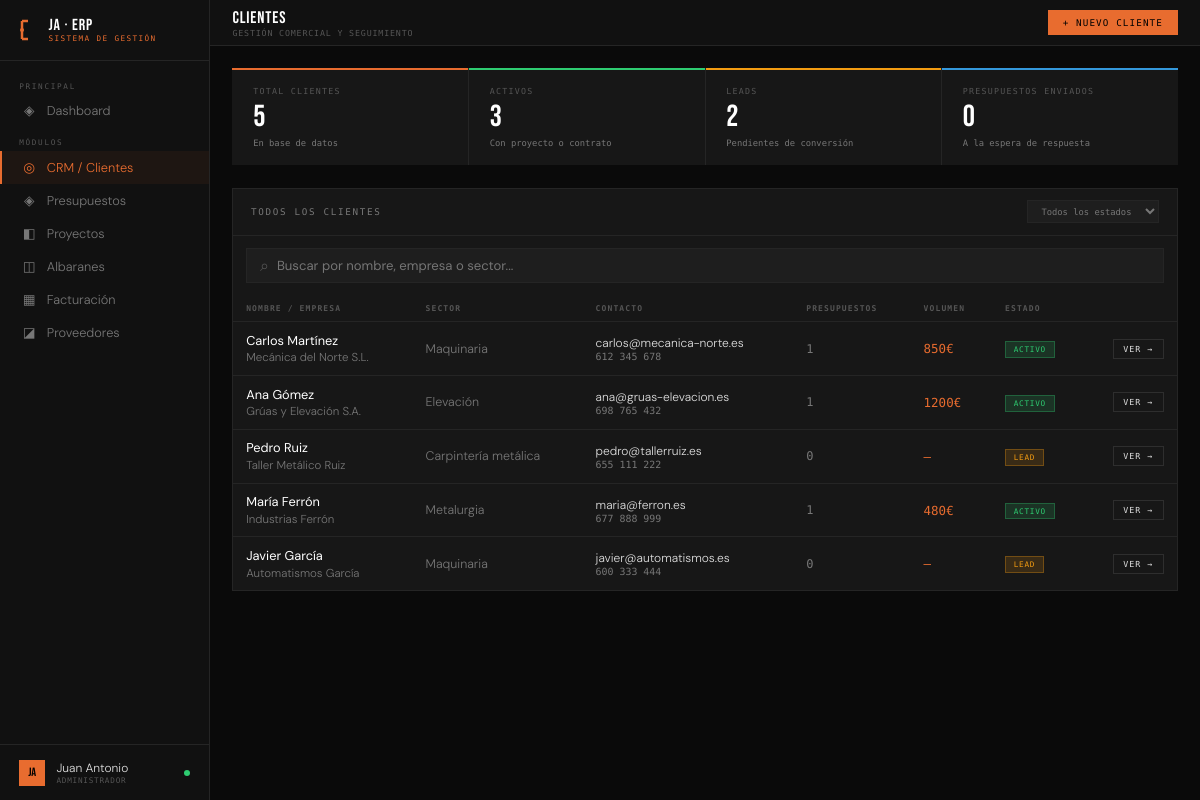
Screenshot of /clientes with the database file from the repository.
### tables this page shows
CREATE TABLE clientes (
        id INTEGER PRIMARY KEY AUTOINCREMENT,
        nombre TEXT NOT NULL, empresa TEXT, email TEXT, telefono TEXT,
        sector TEXT, estado TEXT DEFAULT 'lead', notas TEXT,
        fecha_alta TEXT DEFAULT CURRENT_DATE);

### app.py (the view)
@app.route('/clientes')
def clientes():
    conn = get_db()
    clientes = conn.execute('''SELECT c.*,
        COUNT(DISTINCT p.id) as num_presupuestos,
        COALESCE(SUM(CASE WHEN p.estado='aceptado' THEN p.importe ELSE 0 END),0) as volumen
        FROM clientes c LEFT JOIN presupuestos p ON p.cliente_id=c.id
        GROUP BY c.id ORDER BY c.fecha_alta DESC''').fetchall()
    stats = {
        'total': conn.execute("SELECT COUNT(*) FROM clientes").fetchone()[0],
        'activos': conn.execute("SELECT COUNT(*) FROM clientes WHERE estado='activo'").fetchone()[0],
        'leads': conn.execute("SELECT COUNT(*) FROM clientes WHERE estado='lead'").fetchone()[0],
        'presupuestos_pendientes': conn.execute("SELECT COUNT(*) FROM presupuestos WHERE estado='enviado'").fetchone()[0],
    }
    conn.close()
    return render_template('clientes.html', clientes=clientes, stats=stats)

### app.py (called while the page is built)
def get_db():
    conn = sqlite3.connect(DB)
    conn.row_factory = sqlite3.Row
    return conn

@app.context_processor
def inject_globals():
    return {
        'today': date.today().isoformat(),
        'now': datetime.now().strftime('%b %Y'),
        'request': request,
    }

### templates/clientes.html (shortened to what this page needs)
{% extends "base.html" %}
{% block topbar %}
<div>
  <div class="topbar-title">CLIENTES</div>
  <div class="topbar-sub">Gestión comercial y seguimiento</div>
</div>
<div class="topbar-right">
  <a href="/cliente/nuevo" class="btn btn-primary">+ Nuevo cliente</a>
</div>
{% endblock %}
{% block content %}
<div class="kpi-row">
  <div class="kpi orange">
    <div class="kpi-label">Total clientes</div>
    <div class="kpi-value">{{ stats.total }}</div>
    <div class="kpi-sub">En base de datos</div>
  </div>
  <div class="kpi green">
    <div class="kpi-label">Activos</div>
    <div class="kpi-value">{{ stats.activos }}</div>
    <div class="kpi-sub">Con proyecto o contrato</div>
  </div>
  <div class="kpi yellow">
    <div class="kpi-label">Leads</div>
    <div class="kpi-value">{{ stats.leads }}</div>
    <div class="kpi-sub">Pendientes de conversión</div>
  </div>
  <div class="kpi blue">
    <div class="kpi-label">Presupuestos enviados</div>
    <div class="kpi-value">{{ stats.presupuestos_pendientes }}</div>
    <div class="kpi-sub">A la espera de respuesta</div>
  </div>
</div>
<div class="panel">
  <div class="panel-header">
    <span class="panel-title">Todos los clientes</span>
    <div style="display:flex;gap:.5rem;align-items:center">
      <select onchange="filtrarEstado(this.value)" style="background:var(--card);border:1px solid var(--border);color:var(--muted2);font-family:var(--mono);font-size:.55rem;padding:.3rem .6rem;outline:none;">
        <option value="">Todos los estados</option>
      </select>
    </div>
  </div>
  <div class="search-bar" style="margin:.8rem;width:auto">
    <span style="color:var(--muted)">⌕</span>
    <input type="text" id="buscador" placeholder="Buscar por nombre, empresa o sector..." oninput="filtrar()"/>
  </div>
  <table class="table" id="tabla-clientes">
    <thead>
      <tr>
        <th>Nombre / Empresa</th>
        <th>Sector</th>
        <th>Contacto</th>
        <th>Presupuestos</th>
        <th>Volumen</th>
        <th>Estado</th>
        <th></th>
      </tr>
    </thead>
    <tbody>
      {% for c in clientes %}
      <tr data-estado="{{ c.estado }}" data-search="{{ (c.nombre + ' ' + (c.empresa or '') + ' ' + (c.sector or ''))|lower }}">
        <td>
          <a href="/cliente/{{ c.id }}" style="color:#fff;font-weight:400">{{ c.nombre }}</a>
          {% if c.empresa %}<div style="font-size:.72rem;color:var(--muted2);margin-top:.1rem">{{ c.empresa }}</div>{% endif %}
        </td>
        <td style="color:var(--muted2);font-size:.78rem">{{ c.sector or '—' }}</td>
        <td>
          {% if c.email %}<div style="font-size:.75rem">{{ c.email }}</div>{% endif %}
          {% if c.telefono %}<div style="font-family:var(--mono);font-size:.62rem;color:var(--muted2)">{{ c.telefono }}</div>{% endif %}
        </td>
        <td style="font-family:var(--mono);font-size:.75rem;color:var(--muted2)">{{ c.num_presupuestos }}</td>
        <td style="font-family:var(--mono);font-size:.78rem;color:var(--accent)">
          {% if c.volumen > 0 %}{{ "%.0f"|format(c.volumen) }}€{% else %}—{% endif %}
        </td>
        <td>
          {% if c.estado == 'activo' %}<span class="badge badge-green">Activo</span>
          {% elif c.estado == 'lead' %}<span class="badge badge-yellow">Lead</span>
          {% elif c.estado == 'inactivo' %}<span class="badge badge-muted">Inactivo</span>
          {% endif %}
        </td>
        <td style="text-align:right">
          <a href="/cliente/{{ c.id }}" class="btn btn-sm">Ver →</a>
        </td>
      </tr>
      {% else %}
      <tr><td colspan="7" style="text-align:center;padding:2rem;color:var(--muted);font-family:var(--mono);font-size:.6rem">No hay clientes todavía — <a href="/cliente/nuevo" style="color:var(--accent)">añade el primero</a></td></tr>
      {% endfor %}
    </tbody>
  </table>
</div>
{% endblock %}

### templates/base.html (style rules this page uses)
:root { --bg:#0a0a0a;--surface:#111;--panel:#171717;--card:#1e1e1e; --border:#252525;--border2:#2e2e2e; --accent:#e86c2f;--accent2:#f0a500; --green:#2ecc71;--red:#e74c3c;--blue:#3498db;--yellow:#f39c12; --text:#e0e0e0;--muted:#555;--muted2:#777; --mono:'Share Tech Mono',monospace;--display:'Bebas Neue',sans-serif;--body:'DM Sans',sans-serif; }
*,*::before,*::after { box-sizing:border-box;margin:0;padding:0; }
html,body { height:100%;overflow:hidden; }
body { background:var(--bg);color:var(--text);font-family:var(--body);font-weight:300;display:flex; }
.topbar-title { font-family:var(--display);font-size:1.05rem;letter-spacing:.05em;color:#fff; }
.topbar-sub { font-family:var(--mono);font-size:.52rem;color:var(--muted);letter-spacing:.1em;text-transform:uppercase; }
.topbar-right { margin-left:auto;display:flex;align-items:center;gap:.6rem; }
.btn { font-family:var(--mono);font-size:.58rem;letter-spacing:.12em;text-transform:uppercase;padding:.38rem .85rem;border:1px solid var(--border2);background:transparent;color:var(--muted2);cursor:pointer;transition:all .15s;text-decoration:none;display:inline-block; }
.btn-primary { background:var(--accent);border-color:var(--accent);color:#000; }
.btn-sm { padding:.25rem .6rem;font-size:.52rem; }
.kpi-row { display:grid;grid-template-columns:repeat(4,1fr);gap:1px;background:var(--border);margin-bottom:1.4rem; }
.kpi { background:var(--panel);padding:1.1rem 1.3rem;position:relative;overflow:hidden; }
.kpi::before { content:'';position:absolute;top:0;left:0;right:0;height:2px; }
.kpi.orange::before { background:var(--accent); }
.kpi.green::before { background:var(--green); }
.kpi.blue::before { background:var(--blue); }
.kpi.yellow::before { background:var(--yellow); }
.kpi-label { font-family:var(--mono);font-size:.52rem;letter-spacing:.15em;color:var(--muted);text-transform:uppercase;margin-bottom:.4rem; }
.kpi-value { font-family:var(--display);font-size:1.9rem;color:#fff;line-height:1; }
.kpi-sub { font-family:var(--mono);font-size:.55rem;color:var(--muted2);margin-top:.3rem; }
.panel { background:var(--panel);border:1px solid var(--border);margin-bottom:1.2rem; }
.panel-header { padding:.7rem 1.1rem;border-bottom:1px solid var(--border);display:flex;align-items:center;justify-content:space-between;gap:1rem; }
.panel-title { font-family:var(--mono);font-size:.58rem;letter-spacing:.18em;text-transform:uppercase;color:var(--muted2); }
.table { width:100%;border-collapse:collapse; }
.table th { font-family:var(--mono);font-size:.5rem;letter-spacing:.14em;text-transform:uppercase;color:var(--muted);padding:.5rem .8rem;text-align:left;border-bottom:1px solid var(--border); }
.table td { padding:.6rem .8rem;font-size:.8rem;color:var(--text);border-bottom:1px solid var(--border); }
.table tr:last-child td { border-bottom:none; }
.table a { color:var(--text);text-decoration:none; }
.badge { font-family:var(--mono);font-size:.48rem;letter-spacing:.1em;text-transform:uppercase;padding:.18rem .48rem;display:inline-block; }
.badge-green { background:rgba(46,204,113,.15);color:var(--green);border:1px solid rgba(46,204,113,.3); }
.badge-yellow { background:rgba(243,156,18,.15);color:var(--yellow);border:1px solid rgba(243,156,18,.3); }
.search-bar { display:flex;align-items:center;background:var(--card);border:1px solid var(--border);padding:.38rem .8rem;gap:.5rem; }
.search-bar input { background:transparent;border:none;outline:none;color:var(--text);font-family:var(--body);font-size:.82rem;flex:1; }

### rows the page displays
clientes: nombre "Carlos Martínez", empresa "Mecánica del Norte S.L.", sector "Maquinaria", email "carlos@mecanica-norte.es", telefono "612 345 678", num_presupuestos "1", volumen "850", estado "ACTIVO"
clientes: nombre "Ana Gómez", empresa "Grúas y Elevación S.A.", sector "Elevación", email "ana@gruas-elevacion.es", telefono "698 765 432", num_presupuestos "1", volumen "1200", estado "ACTIVO"
clientes: nombre "Pedro Ruiz", empresa "Taller Metálico Ruiz", sector "Carpintería metálica", email "pedro@tallerruiz.es", telefono "655 111 222", num_presupuestos "0", estado "LEAD"
clientes: nombre "María Ferrón", empresa "Industrias Ferrón", sector "Metalurgia", email "maria@ferron.es", telefono "677 888 999", num_presupuestos "1", volumen "480", estado "ACTIVO"
clientes: nombre "Javier García", empresa "Automatismos García", sector "Maquinaria", email "javier@automatismos.es", telefono "600 333 444", num_presupuestos "0", estado "LEAD"

### other values shown
{{ stats.total }} "5"
{{ stats.activos }} "3"
{{ stats.leads }} "2"
{{ stats.presupuestos_pendientes }} "0"
